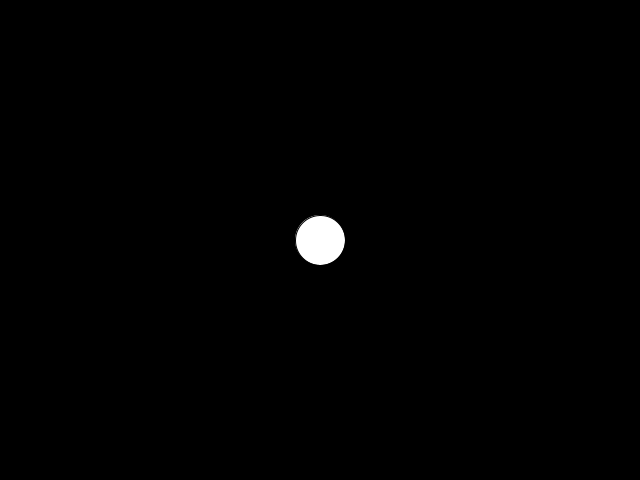
Frame 1 (no input)
Frame 60 (the mouse pressed at the canvas centre just before this capture): identical to frame 1, image omitted
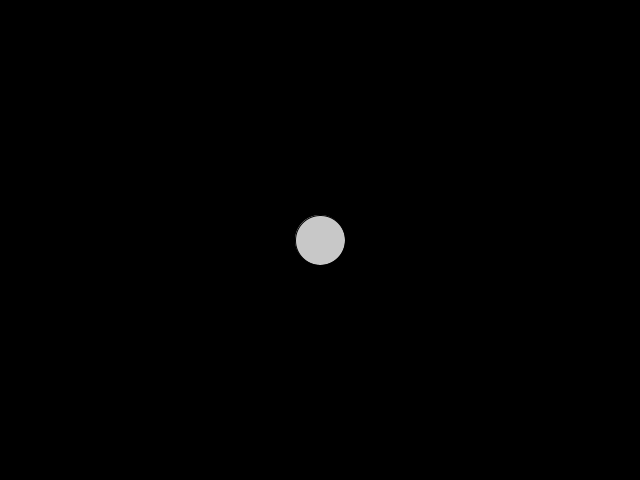
Frame 120 (the mouse held since frame 60 and released just before this capture)

The Processing sketch that drew these frames (run headless with seeded random() and noise(); from frame 60 on, the mouse is pressed at the canvas centre):

// Processing sketch: processing_87581
// ── processing_87581.pde

float es = 50;
float ex,ey;
boolean over = false;
boolean locked = false;
float xoff, yoff;

void setup(){
    size(640,480);
    ex = width/2;
    ey = height/2;
}

void draw(){
  background(0);
  if(dist(mouseX,mouseY,ex,ey) < es/2){
     fill(200); 
     over = true;
  }
  else{
     fill(255); 
     over = false;
  }
  
  ellipse(ex, ey,  es,es);
}
void mousePressed(){
   if(over){
      locked = true;
      xoff = mouseX-ex;
      yoff = mouseY-ey;
   } 
}
void mouseDragged(){
   if(locked){
      ex = mouseX-xoff;
      ey = mouseY-yoff;
   }   
}
void mouseReleased(){
   locked = false; 
}
